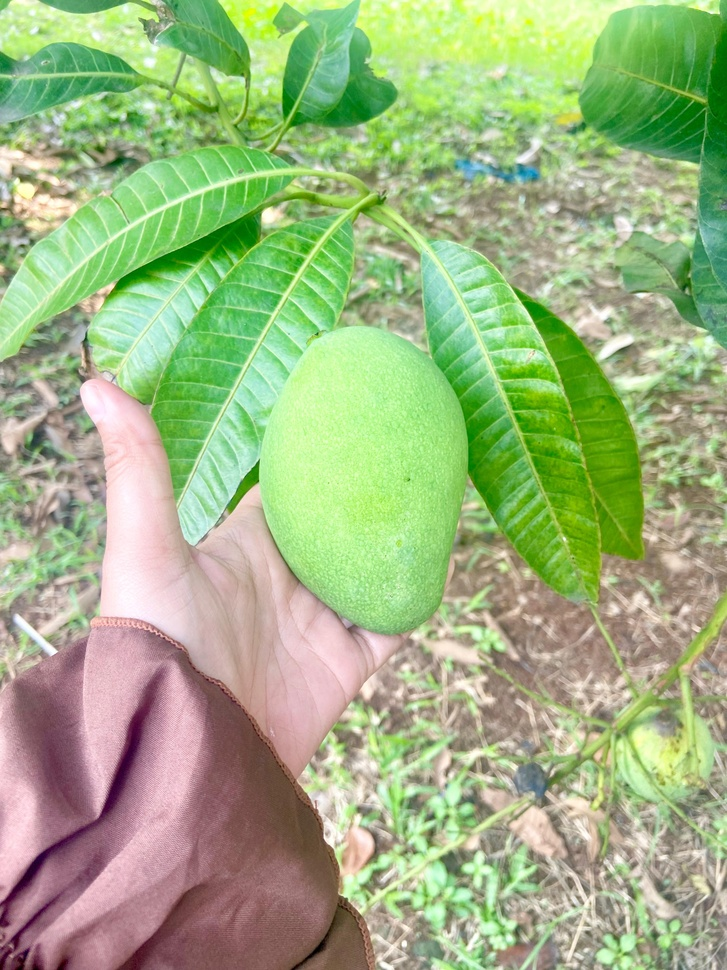
#> input picture daunmangga.jpeg, 727 x 970 px, shrunk from 3024 x 4032 before the run
$ jupyter execute 'PC 10_202231041_SARIFA ARINI LATUCONSINA.ipynb'
#> lines starting #> are read from the running program, lines starting #| are printed output that depends on the picture; after the words box and inside, x2 and y2 are one past the last pixel; in counts of white or black regions, pixels touching at a corner belong together
## IMPORT LIBRARY

[cell 1]
import cv2
import numpy as np
import matplotlib.pyplot as plt

## CONVERT FROM BGR to RGB

[cell 2]
image_path = 'daunmangga.jpeg'
original_image = cv2.imread(image_path)
#> original_image is the input picture: shape (970, 727, 3); mean B, G, R 130.1, 179.7, 158.7
original_image = cv2.cvtColor(original_image, cv2.COLOR_BGR2RGB)

## CONVERT TO GRAYSCALE

[cell 3]
gray_image = cv2.cvtColor(original_image, cv2.COLOR_RGB2GRAY)
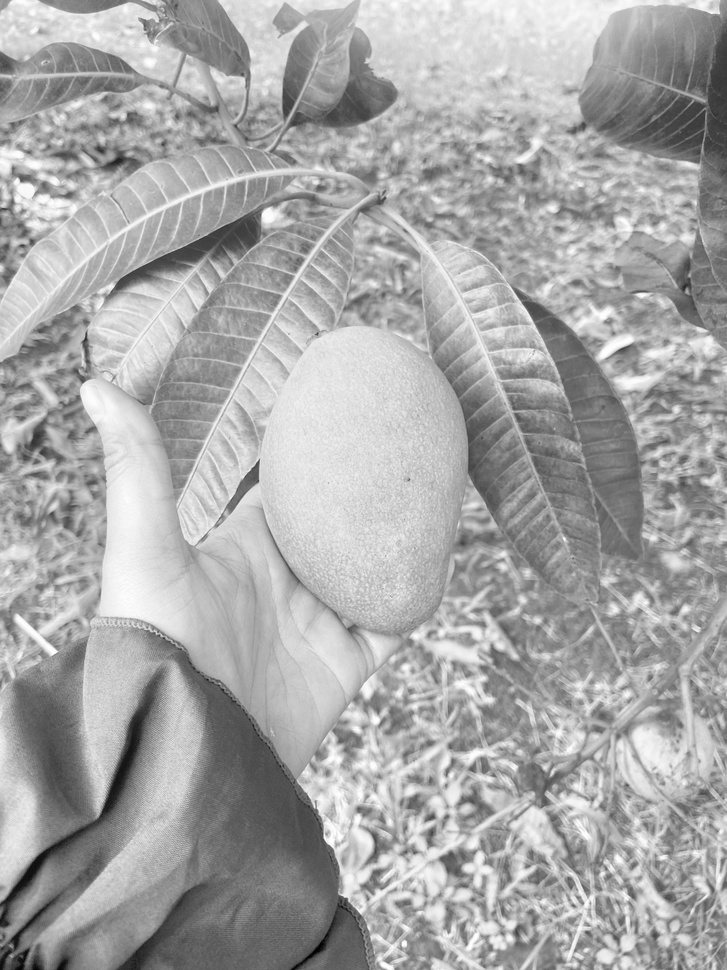
#> gray_image: shape (970, 727); min 1, max 255, mean 167.7

## APPLY THRESHOLDING TO CREATE A BINARY IMAGE

[cell 4]
_, binary_image = cv2.threshold(gray_image, 127, 255, cv2.THRESH_BINARY_INV)
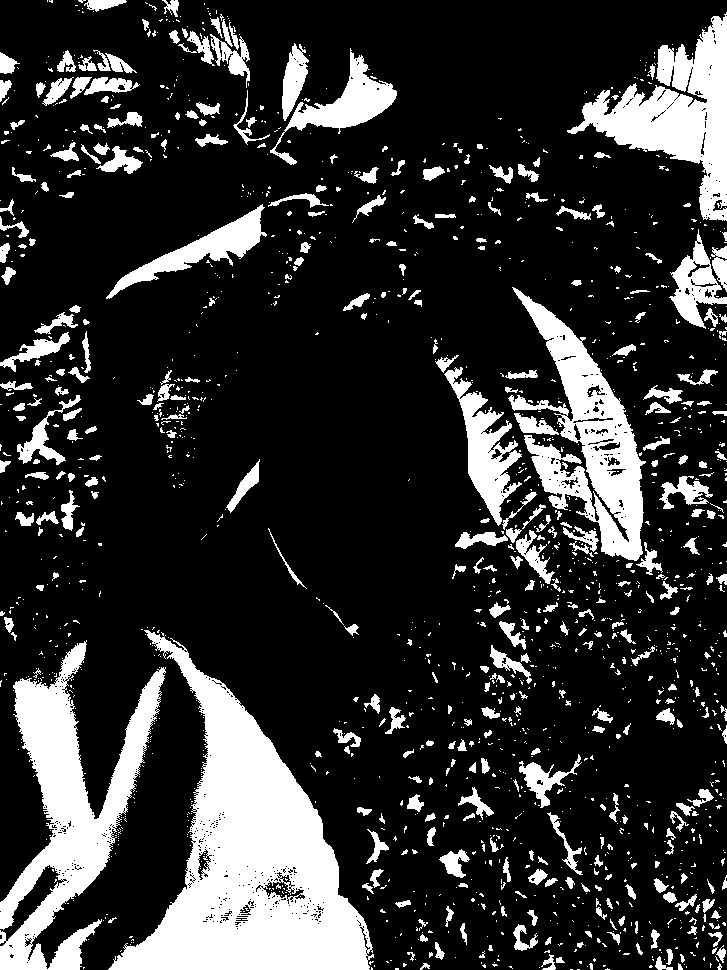
#> binary_image: shape (970, 727); 19.7% white; 1608 white regions (1235 under 20 px)

## FIND CONTOURS

[cell 5]
contours, _ = cv2.findContours(binary_image, cv2.RETR_EXTERNAL, cv2.CHAIN_APPROX_SIMPLE)
#> contours = 1586 contours, 1316 with area under 20; largest, box (x1, y1, x2, y2) and area: (108, 630, 374, 970) 37898, (0, 640, 166, 970) 18832, (508, 287, 646, 561) 13716, (567, 12, 727, 221) 12176, (444, 367, 522, 526) 3931

## CREATE EMPTY MASK FOR THE MANGO AND LEAVES

[cell 6]
mask_mango = np.zeros_like(gray_image)
mask_leave = np.zeros_like(gray_image)

## ASSUME THE LARGEST CONTOUR IS THE MANGO AND OTHERS ARE LEAVES

[cell 7]
largest_contour = max(contours, key=cv2.contourArea)
#> largest_contour = contour of 701 points, box (x1, y1, x2, y2) (108, 630, 374, 970), area 37898
cv2.drawContours(mask_mango, [largest_contour], -1, 255, thickness=cv2.FILLED)
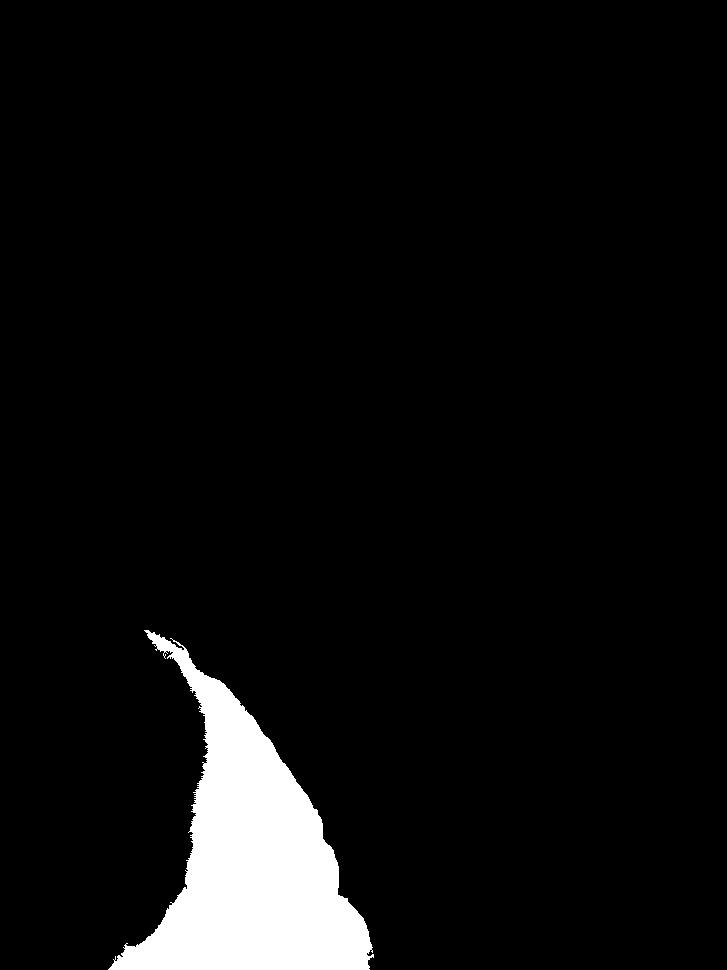
#> mask_mango: shape (970, 727); 5.5% white; 1 white region, box (x1, y1, x2, y2) and area: (108, 630, 374, 970) 38538

for contour in contours:
    if contour is not largest_contour:
        cv2.drawContours(mask_leave, [contour], -1, 255, thickness=cv2.FILLED)
#> this loop made 1586 passes
#> contour on passes 1, 2, 4: [[577, 969], [579, 969]], [[570, 969], [572, 969]], [[395, 968], [395, 969], [398, 969], [398, 968]]
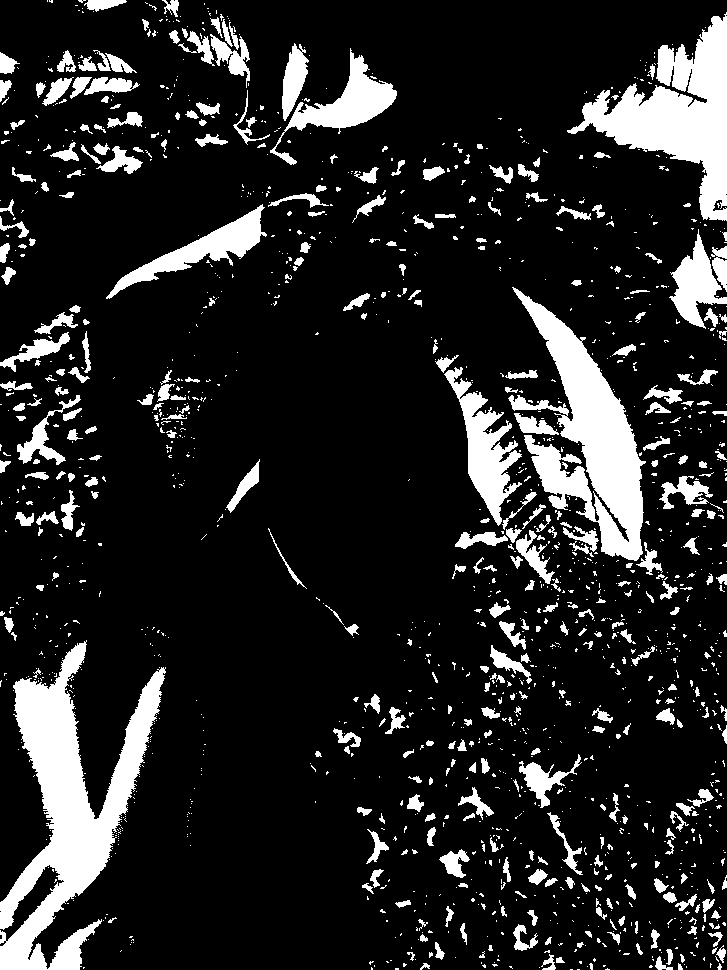
#> mask_leave: shape (970, 727); 14.7% white; 1585 white regions (1212 under 20 px), largest, box (x1, y1, x2, y2) and area: (0, 640, 166, 970) 19782, (508, 287, 646, 561) 14427, (567, 12, 727, 221) 12766

## SEGMENT THE MANGO AND LEAVE USING THE MASK

[cell 8]
segmented_mango = cv2.bitwise_and(original_image, original_image, mask=mask_mango)
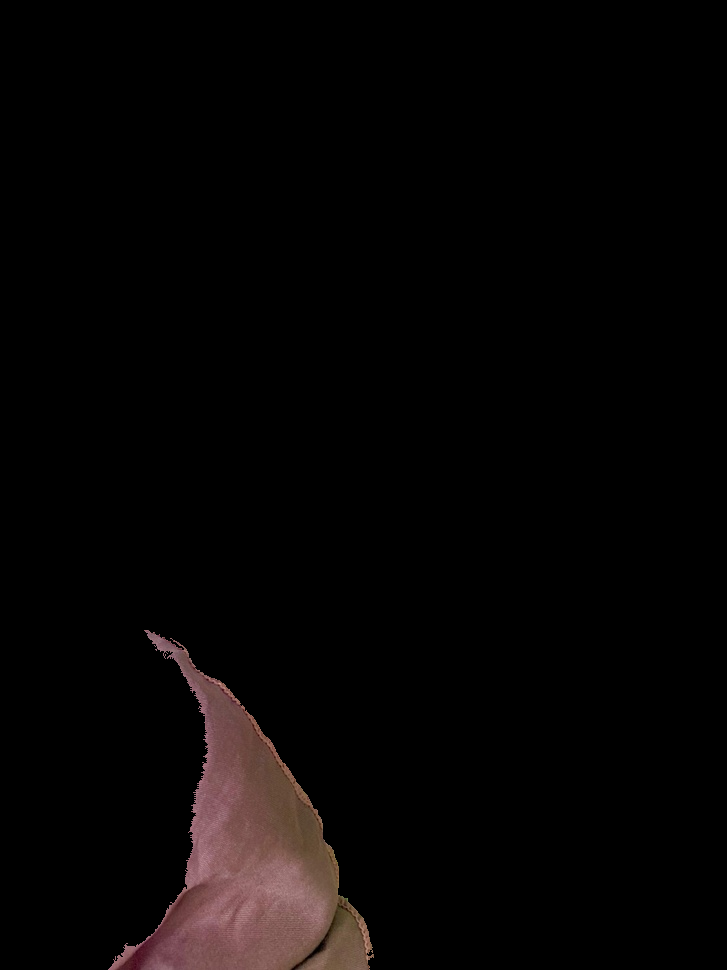
#> segmented_mango: shape (970, 727, 3); mean R, G, B 6.8, 4.7, 4.5
segmented_leave = cv2.bitwise_and(original_image, original_image, mask=mask_leave)
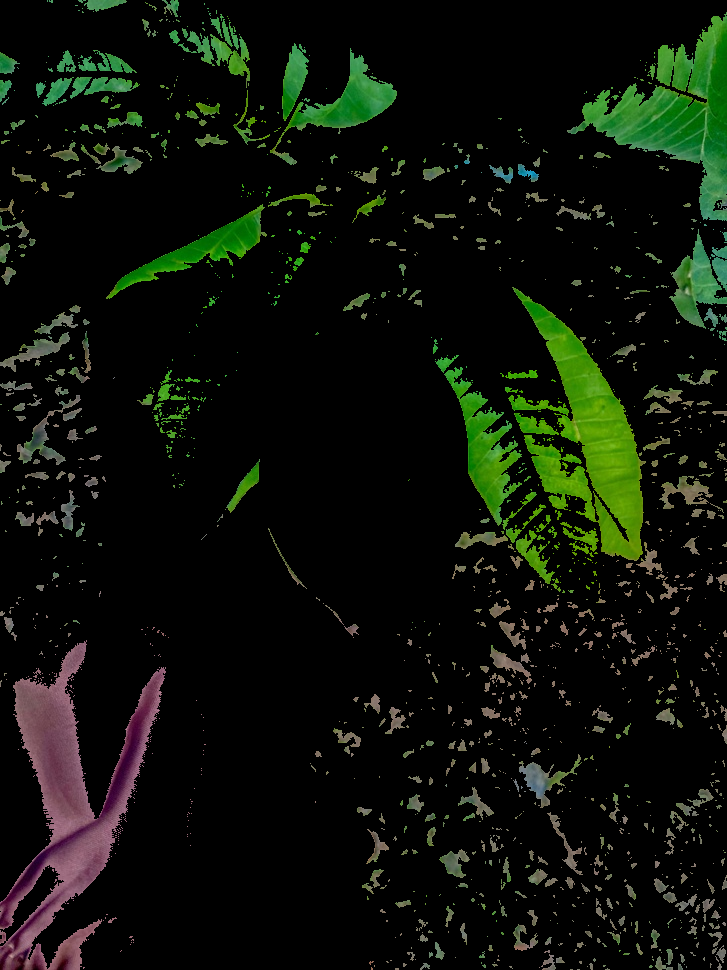
#> segmented_leave: shape (970, 727, 3); mean R, G, B 12.8, 18, 9.1

## DISPLAY THE RESULT

[cell 9]
fig, axes = plt.subplots(2, 2, figsize=(10, 10))

axes[0, 0].imshow(original_image)
axes[0, 0].set_title('Gambar Asli')

axes[0, 1].imshow(mask_mango, cmap='gray')
axes[0, 1].set_title('Mask Mangga')

axes[1, 0].imshow(segmented_mango)
axes[1, 0].set_title('Segmentasi Mangga')

axes[1, 1].imshow(segmented_leave)
axes[1, 1].set_title('Segmentasi Daun')

plt.tight_layout()
plt.show()
